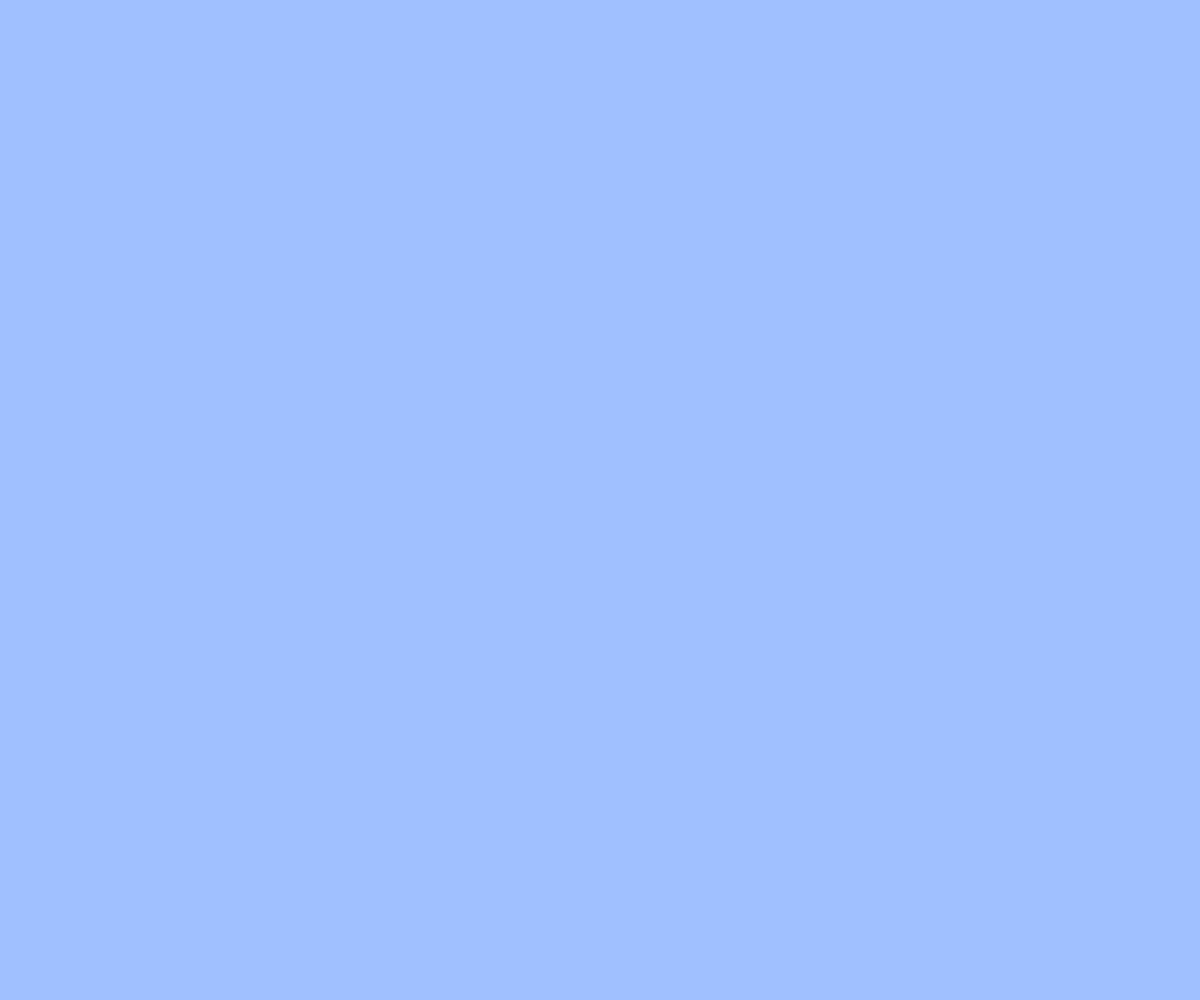
Frame 1 (no input)
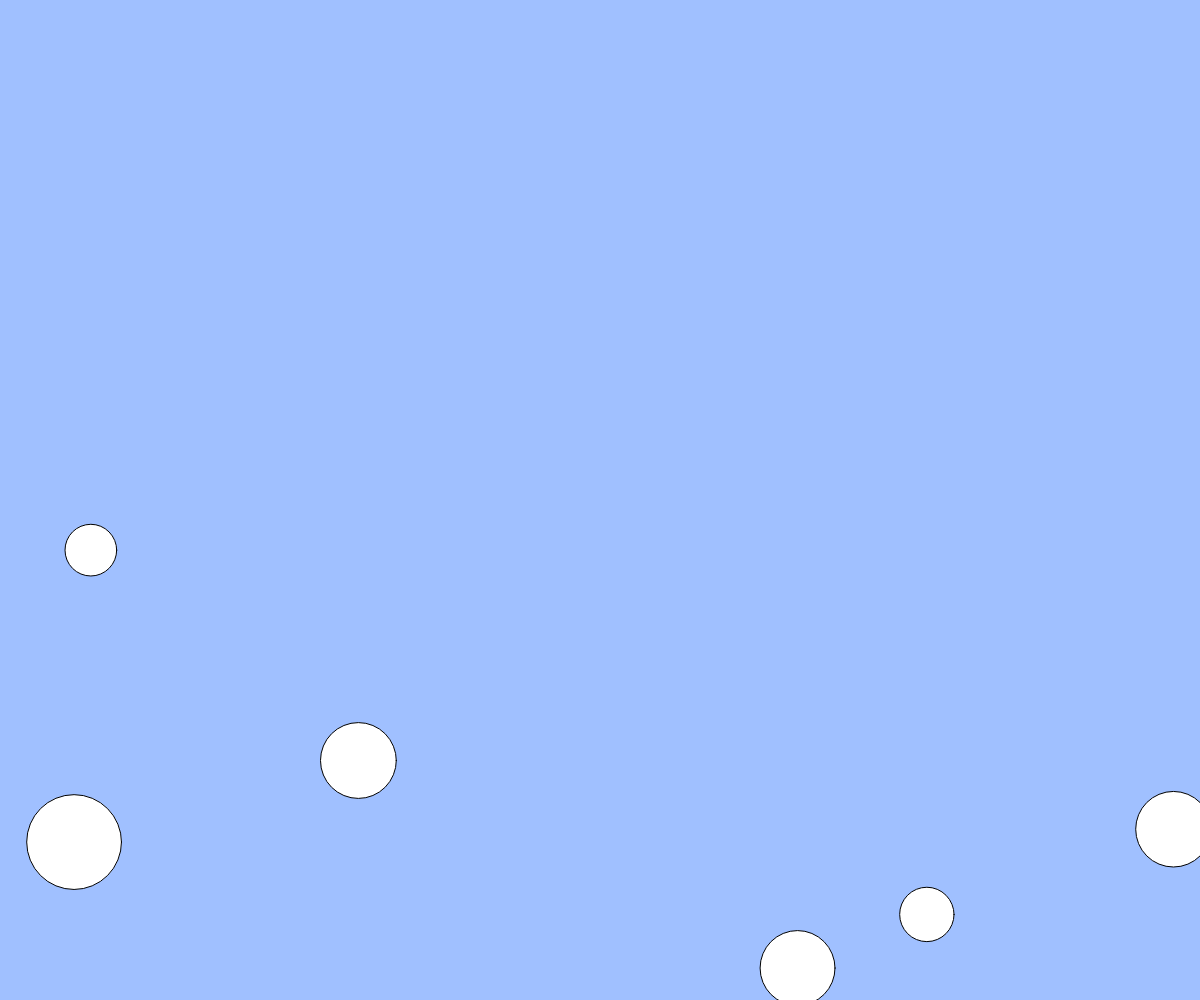
Frame 60 (no input)
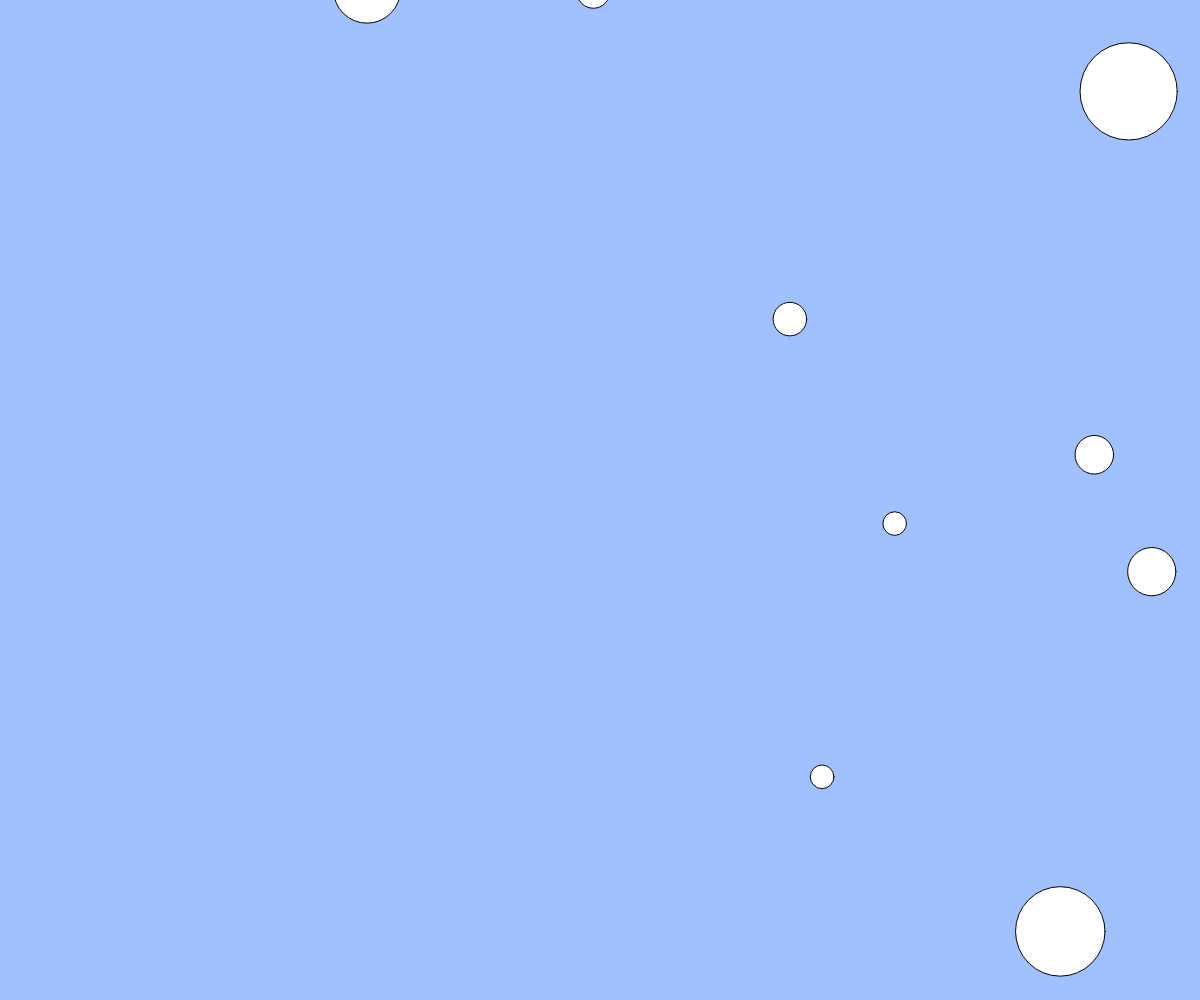
Frame 120 (the mouse pressed at the canvas centre since frame 60)

The p5.js sketch that drew these frames (run headless with seeded random() and noise() and a simulated clock; from frame 60 on, the mouse is pressed at the canvas centre):

// p5.js sketch
// ── sketch.js
//　テキスト「オブジェクト」
// 練習問題：ボールのサイズをランダムに変更してみよう
// 練習問題：何も操作しなくてもボールが湧いてくる機能を追加しよう

let balls;

function setup(){
  createCanvas(windowWidth, windowHeight);
  balls = [];
}

function draw(){
  background(160, 192, 255);
  for(let i = 0; i < balls.length; i++){
    let b = balls[i];
    ellipse(b.x, b.y, b.size);
    b.x += b.vx;
    b.y += b.vy;
  }

　 const x = random(0, windowWidth);
  const y = random(0, windowHeight);
  const dx = random(-100, 100);
  const dy = random(-100, 100);
  const br = random(20, 100);
  if(mag(dx, dy) > 5){
    const b = { x, y, size: br, vx: dx, vy: dy };
    balls.push(b);
  }
}

function windowResized(){
  resizeCanvas(windowWidth, windowHeight);
}
